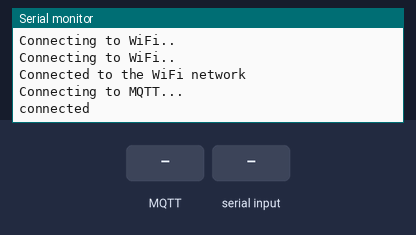
A sketch run on a simulated ESP8266 (NodeMCU). Parts: the last lines printed to the serial monitor. The test bench sets the inputs (shaded band). WiFi joins after 1.5 s; servers stay silent unless stated; random numbers use the default seed unless the sketch sets one; no MQTT or app messages arrive unless stated.

Above: at 2.7 s.
2.8 s: MQTT message "Limit" arrives on the first subscribed topic
At 3.2 s:
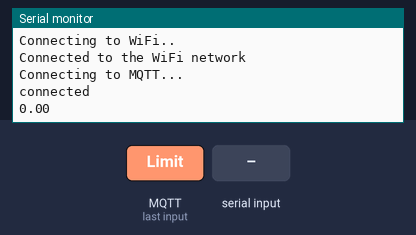
4.3 s: "90,45,200\n" received over the second serial link
At 6.3 s:
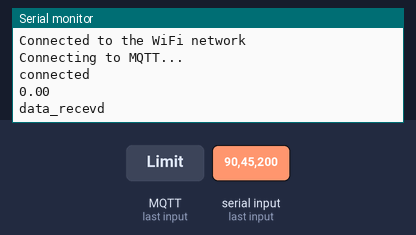
6.8 s: MQTT message "Limit" arrives on the second subscribed topic
At 7.4 s:
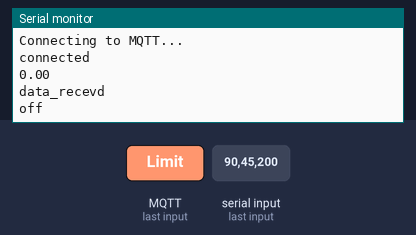
8.3 s: MQTT message "1" arrives on the second subscribed topic
At 9.5 s:
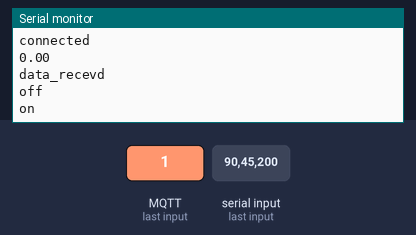
9.8 s: MQTT message "Limit" arrives on the third subscribed topic
At 10.9 s:
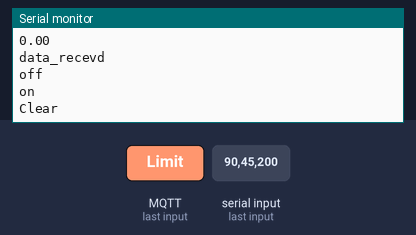

The sketch:

NodeMCU.ino
```cpp
#include <SoftwareSerial.h>
#include <ArduinoJson.h>
#include <ESP8266WiFi.h>
#include <PubSubClient.h>
SoftwareSerial s(D6, D5); // (Rx, Tx)
//#include <Adafruit_SSD1306.h>

//Wifi & MQTT server credentials
const char *ssid = "wifiname";
const char *password = "wifipassword";
const char *mqttServer = "mqttserverip";
const int mqttPort = 1883;
const char *mqttUser = "mattusername";
const char *mqttPassword = "mqttPassword";

WiFiClient espClient;
PubSubClient client(espClient);

void reconnect()
{
  // Loop until we're reconnected
  while (!client.connected())
  {
    Serial.print("Attempting MQTT connection...");
    // Create a random client ID
    String clientId = "ESP8266Client-";
    clientId += String(random(0xffff), HEX);
    // Attempt to connect
    if (client.connect(clientId.c_str(), mqttUser, mqttPassword))
    {
      Serial.println("connected");
      // Once connected, publish an announcement...
      client.publish("outTopic", "hello world");
      // ... and resubscribe
      client.subscribe("Limit"); //Subscribe to limit topic to get new limit if it has been updated
      client.subscribe("State");
      client.subscribe("Clear");
      client.subscribe("Message");

    }
    else
    {
      Serial.print("failed, rc=");
      Serial.print(client.state());
      Serial.println(" try again in 5 seconds");
      // Wait 5 seconds before retrying
      delay(5000);
    }
  }
}

void setup()
{
  //Initialize Serial
  Serial.begin(9600);
  //Initialize Wifi Credentials
  WiFi.mode(WIFI_STA);
  WiFi.begin(ssid, password);
  //Connect to Wifi
  while (WiFi.status() != WL_CONNECTED)
  {
    delay(500);
    Serial.println("Connecting to WiFi..");
  }
  Serial.println("Connected to the WiFi network");
  //Connect to MQTT Server
  client.setServer(mqttServer, mqttPort);
  client.setCallback(callback);
  //Check the Connection
  while (!client.connected())
  {
    Serial.println("Connecting to MQTT...");
    if (client.connect("ESP8266Client", mqttUser, mqttPassword))
    {
      Serial.println("connected");
    }
    else
    {
      Serial.print("failed with state ");
      Serial.print(client.state());
      delay(2000);
    }
  }
  //Publish and Subscribe to MQTT
  client.publish("Hello", "Hello from ESP8266");
  client.subscribe("Limit"); //Subscribe to limit topic to get new limit if it has been updated
  client.subscribe("State");
  client.subscribe("Clear");
  client.subscribe("Message");
  //digitalWrite(relay, HIGH);
  // Initialize Serial port
  s.begin(9600);
  while (!Serial)
    continue;
}

//Variables
float limit = -1;
int relay = 5;
float intervalEnergy = 0;
float avgIrms = 0;
float avgVrms = 0;
float avgPF = 0;
float avgPower = 0;
float message = 0;
void callback(char *topic, byte *payload, unsigned int length)
{
  String strData;
  String topicStr(topic);
  for (int i = 0; i < length; i++)
  {
    strData += (char)payload[i]; //convert payload to string
  }
  //topic and payload become string
  //if topic is Limit then update limit value and print it
  DynamicJsonDocument doc(1024);
  if (topicStr == "Limit")
  {
    limit = strData.toInt();
    doc["limit"] = limit;
    Serial.println(limit);
  }
  //if topic is State then turn off or on the relay
  if (topicStr == "State")
  {
    int state = strData.toInt();
    if (state == 1)
    { //turn on
      Serial.println("on");
      doc["state"] = 1;
    }
    else
    { //trun off
      Serial.println("off");
      doc["state"] = 0;
    }
  }
  //NEW
  //this topic to reset the energy
  if (topicStr == "Clear")
  {
    Serial.println("Clear");
    int energy = strData.toInt();
    doc["energy"] = energy;
  }
  serializeJson(doc, s);
  //add set new power limit sub
}

void push(char topic[])
{
  String str = String(intervalEnergy, 2) + "," + String(avgPower, 2) + "," + String(avgIrms, 2) + "," + String(avgVrms, 2) + "," + String(avgPF, 2);
  char buffer[50];
  str.toCharArray(buffer, 50);
  client.publish(topic, buffer);
  intervalEnergy = avgIrms = avgVrms = avgPower = avgPF = 0.0;
}

void loop()
{
  if (!client.connected())
  {
    reconnect();
  }
  client.loop();
  if (s.available() > 0)
  {
    DynamicJsonDocument doc(1024);
    DeserializationError error = deserializeJson(doc, s);
    if (error)
      return;
    if (doc.containsKey("intervalEnergy"))
    {
      intervalEnergy = doc["intervalEnergy"];
      avgPower = doc["avgPower"];
      avgIrms = doc["avgIrms"];
      avgVrms = doc["avgVrms"];
      avgPF = doc["avgPF"];
      push("Energy");
    }
    else if (doc.containsKey("Message"))
    {
      message = doc["Message"];
      String str = String(message, 2);
      char buffer[50];
      client.publish("Message", buffer);
    }
    Serial.println("data_recevd");
  }
}
```

Measured:
- after the input at 2.8 s, the serial monitor: prints a new line at once (image 1)
- after the input at 4.3 s, the serial monitor: prints a new line after 1.0 s (image 2)
- after the input at 6.8 s, the serial monitor: prints a new line at once (image 3)
- after the input at 8.3 s, the serial monitor: prints a new line at once (image 4)
- after the input at 9.8 s, the serial monitor: prints a new line at once (image 5)
